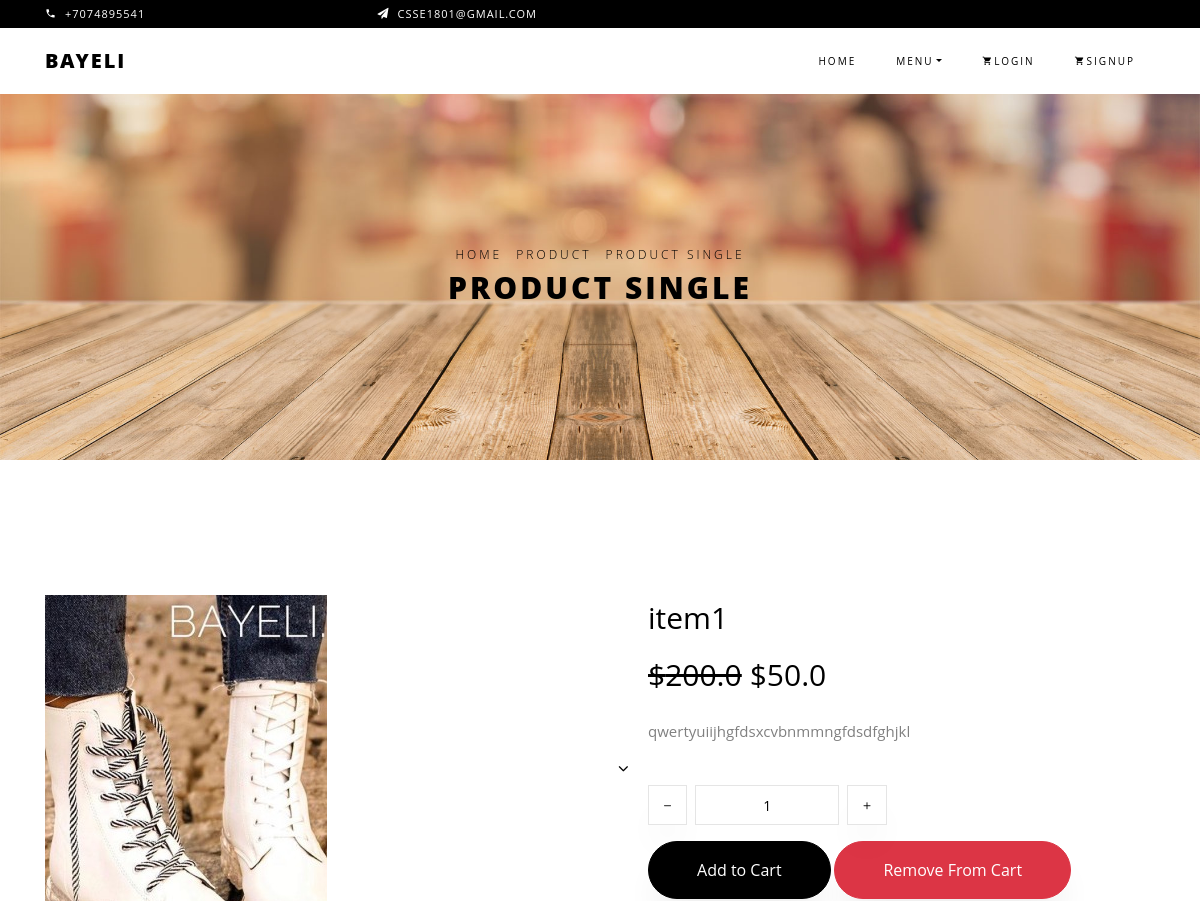
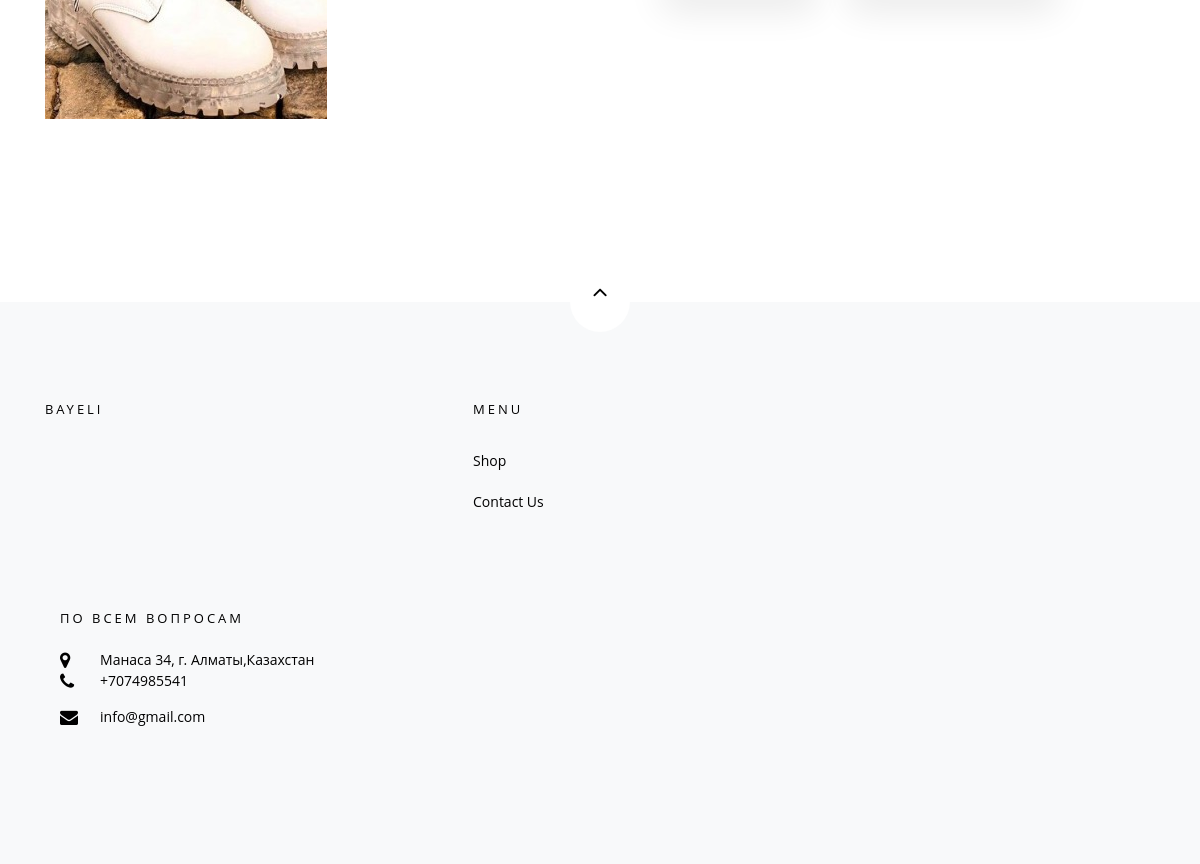
The app's page /product/m1 with its own data (2 pictures, top to bottom).
### shoes/models.py (models this page shows, shortened)
class Item(models.Model):
    title = models.CharField(max_length=100)
    price = models.FloatField()
    discount_price = models.FloatField(blank=True, null=True)
    category = models.CharField(choices=CATEGORY_CHOICES, max_length=2)
    image = models.ImageField(upload_to="shoes_image", blank=True, null=True)
    slug = models.SlugField(default='m')
    description = models.TextField(default='g')
    def get_add_to_cart_url(self):
        return reverse("shoes:add_to_cart", kwargs={
            'slug': self.slug
        })
    def get_remove_from_cart_url(self):
        return reverse("shoes:remove_from_cart", kwargs={
            'slug': self.slug
        })

### shoes/views.py (the view)
# urls.py: path('product/<slug>', ItemDetailView.as_view(), name='product'),
class ItemDetailView(DetailView):
    model = Item
    template_name = "product-single.html"

### shoes/templates/product-single.html (shortened to what this page needs)
{% extends 'index.html' %}
{% load static %}
{% block content %}
    <div class="hero-wrap hero-bread" style="background-image: url({% static 'images/bg_6.jpg'%});">
      <div class="container">
        <div class="row no-gutters slider-text align-items-center justify-content-center">
          <div class="col-md-9 ftco-animate text-center">
          	<p class="breadcrumbs"><span class="mr-2"><a href="index.html">Home</a></span> <span class="mr-2"><a href="/index">Product</a></span> <span>Product Single</span></p>
            <h1 class="mb-0 bread">Product Single</h1>
          </div>
        </div>
      </div>
    </div>
    <section class="ftco-section">
    	<div class="container">
    		<div class="row">
    			<div class="col-lg-6 mb-5 ftco-animate">
    				<a href="images/menu-2.jpg" class="image-popup"><img src="{{ object.image.url}}" class="img-fluid" alt="Colorlib Template"></a>
    			</div>
    			<div class="col-lg-6 product-details pl-md-5 ftco-animate">
    				<h3>{{ object.title}}</h3>
					<p class="price">
                        {% if object.discount_price %}
												<span class="mr-1"><del>${{ object.price }}</del></span> <span>${{ object.discount_price }}</span>
												{% else %}
                        <span>{{ object.price }}</span>
												{% endif %}
                    </p>
    				<p>{{ object.description }}</p>
						<div class="row mt-4">
							<div class="col-md-6">
								<div class="form-group d-flex">
		              <div class="select-wrap">
	                  <div class="icon"><span class="ion-ios-arrow-down"></span></div>
	                </div>
		            </div>
							</div>
							<div class="input-group col-md-6 d-flex mb-3">
	             	<span class="input-group-btn mr-2">
	                	<button type="button" class="quantity-left-minus btn"  data-type="minus" data-field="">
	                   <i class="ion-ios-remove"></i>
	                	</button>
	            		</span>
	             	<input type="text" id="quantity" name="quantity" class="form-control input-number" value="1" min="1" max="100">
	             	<span class="input-group-btn ml-2">
	                	<button type="button" class="quantity-right-plus btn" data-type="plus" data-field="">
	                     <i class="ion-ios-add"></i>
	                 </button>
	             	</span>
	          	</div>
          	</div>
          	<p><a href="{{ object.get_add_to_cart_url }}" class="btn btn-black py-3 px-5">Add to Cart</a>
            <a href="{{ object.get_remove_from_cart_url }}" class="btn btn-danger py-3 px-5">Remove From Cart</a>
            </p>
    			</div>
    		</div>
    	</div>
    </section>
    {% endblock %}

### records on screen
Item: image (picture), title "item1", price "200.0", discount_price "50.0", description "qwertyuiijhgfdsxcvbnmmngfdsdfghjkl"
